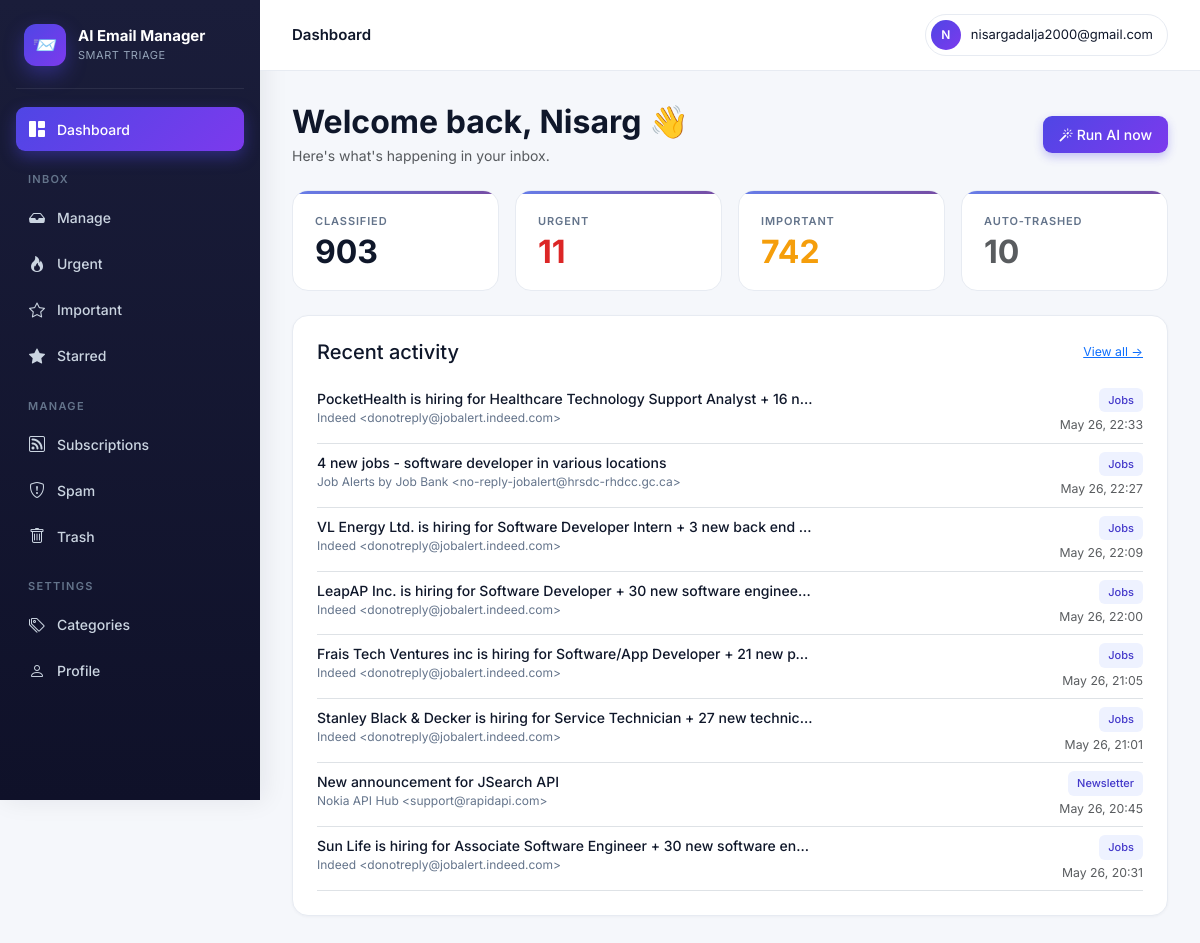
/accounts/dashboard/ (signed in), run on the app's committed database.
### accounts/models.py (models this page shows, shortened)
class ClassifiedEmail(models.Model):
    user            = models.ForeignKey(User, on_delete=models.CASCADE, related_name="classified_emails")
    gmail_id        = models.CharField(max_length=64)
    thread_id       = models.CharField(max_length=64, blank=True)
    subject         = models.CharField(max_length=500, blank=True)
    sender          = models.CharField(max_length=300, blank=True)
    sender_email    = models.CharField(max_length=200, blank=True)
    snippet         = models.TextField(blank=True)
    received_at     = models.DateTimeField(null=True, blank=True)
    category        = models.ForeignKey(EmailCategory, on_delete=models.SET_NULL, null=True, blank=True)
    custom_category = models.ForeignKey(UserCustomCategory, on_delete=models.SET_NULL, null=True, blank=True)
    importance      = models.IntegerField(default=3)
    is_urgent       = models.BooleanField(default=False)
    is_event        = models.BooleanField(default=False)
    event_when      = models.CharField(max_length=120, blank=True)
    reason          = models.TextField(blank=True)
    action_taken    = models.CharField(max_length=16, default="kept")
    unsubscribe_url = models.URLField(max_length=1000, blank=True)
    classified_at   = models.DateTimeField(auto_now_add=True)
    class Meta:
        unique_together = [("user", "gmail_id")]
        indexes = [models.Index(fields=["user", "-received_at"])]

class EmailCategory(models.Model):
    slug         = models.SlugField(max_length=64, unique=True)
    name         = models.CharField(max_length=120)
    short_label  = models.CharField(max_length=32)
    group        = models.CharField(max_length=64)
    description  = models.TextField(blank=True)
    default_tier = models.CharField(max_length=16, choices=TIER_CHOICES, default="normal")

### accounts/views.py (the view)
# urls.py: path("dashboard/",        views.dashboard,       name="dashboard"),
@login_required
def dashboard(request):
    profile = _ensure_profile(request)
    if not profile.onboarded:
        return redirect("onboarding_step1")
    if not hasattr(request.user, "google_account"):
        return redirect("google_start")
    stats = {
        "total":     ClassifiedEmail.objects.filter(user=request.user).count(),
        "important": ClassifiedEmail.objects.filter(user=request.user, importance__gte=4).count(),
        "urgent":    ClassifiedEmail.objects.filter(user=request.user, is_urgent=True).count(),
        "trashed":   ClassifiedEmail.objects.filter(user=request.user, action_taken="trashed").count(),
    }
    recent = (ClassifiedEmail.objects.filter(user=request.user)
              .select_related("category").order_by("-received_at")[:8])
    return render(request, "dashboard.html", {
        "google_acc": request.user.google_account, "profile": profile,
        "stats": stats, "recent": recent,
    })

### accounts/views.py (called while the page is built)
def _ensure_profile(request):
    profile, _ = UserProfile.objects.get_or_create(
        user=request.user, defaults={"full_name": request.user.get_full_name()},
    )
    return profile

### templates/dashboard.html
{% extends "base.html" %}{% block title %}Dashboard{% endblock %}
{% block topbar_title %}Dashboard{% endblock %}
{% block body %}
<div class="d-flex justify-content-between align-items-center mb-4">
  <div>
    <h2 class="mb-1 fw-bold">Welcome back{% if user.first_name %}, {{ user.first_name }}{% endif %} 👋</h2>
    <p class="text-muted mb-0">Here's what's happening in your inbox.</p>
  </div>
  <a href="{% url 'manage_emails' %}" class="btn btn-primary"><i class="bi bi-magic"></i> Run AI now</a>
</div>
<div class="row g-3 mb-4">
  <div class="col-md-3"><div class="stat-card"><div class="stat-label">Classified</div><div class="stat-value">{{ stats.total }}</div></div></div>
  <div class="col-md-3"><div class="stat-card"><div class="stat-label">Urgent</div><div class="stat-value" style="color:var(--critical)">{{ stats.urgent }}</div></div></div>
  <div class="col-md-3"><div class="stat-card"><div class="stat-label">Important</div><div class="stat-value" style="color:var(--important)">{{ stats.important }}</div></div></div>
  <div class="col-md-3"><div class="stat-card"><div class="stat-label">Auto-trashed</div><div class="stat-value text-muted">{{ stats.trashed }}</div></div></div>
</div>
<div class="card-modern">
  <div class="d-flex justify-content-between align-items-center mb-3">
    <h5 class="mb-0">Recent activity</h5>
    <a href="{% url 'manage_emails' %}" class="small">View all →</a>
  </div>
  {% for e in recent %}
    <a href="{% url 'email_detail' e.gmail_id %}" class="d-flex justify-content-between py-2 border-bottom text-decoration-none text-body">
      <div class="text-truncate" style="max-width:60%">
        <div class="subject text-truncate">{{ e.subject }}</div>
        <div class="sender text-truncate">{{ e.sender }}</div>
      </div>
      <div class="text-end">
        {% if e.category %}<span class="badge-cat">{{ e.category.short_label }}</span>{% endif %}
        <div class="small text-muted mt-1">{{ e.received_at|date:"M d, H:i" }}</div>
      </div>
    </a>
  {% empty %}
    <p class="text-muted text-center py-4 mb-0">No emails classified yet. <a href="{% url 'manage_emails' %}">Run AI →</a></p>
  {% endfor %}
</div>
{% endblock %}

### templates/base.html (shortened to what this page needs)
{% load static %}
<!doctype html>
<html lang="en">
<head>
<link href="https://cdn.jsdelivr.net/npm/bootstrap@5.3.3/dist/css/bootstrap.min.css" rel="stylesheet">
<link href="https://cdn.jsdelivr.net/npm/bootstrap-icons@1.11.3/font/bootstrap-icons.css" rel="stylesheet">
</head>
<body>
<div class="app-shell">
  <aside class="sidebar">
    <div class="brand">
      <div class="brand-logo">📨</div>
      <div>
        <div class="brand-name">AI Email Manager</div>
        <div class="brand-sub">Smart triage</div>
      </div>
    </div>
    <nav>
      <a class="side-link {% if request.resolver_match.url_name == 'dashboard' %}active{% endif %}" href="{% url 'dashboard' %}"><i class="bi bi-grid-1x2-fill"></i> Dashboard</a>
      <div class="side-section">Inbox</div>
      <a class="side-link {% if request.resolver_match.url_name == 'manage_emails' %}active{% endif %}" href="{% url 'manage_emails' %}"><i class="bi bi-inbox-fill"></i> Manage</a>
      <a class="side-link {% if request.resolver_match.url_name == 'urgent' %}active{% endif %}" href="{% url 'urgent' %}"><i class="bi bi-fire"></i> Urgent</a>
      <a class="side-link {% if request.resolver_match.url_name == 'important' %}active{% endif %}" href="{% url 'important' %}"><i class="bi bi-star"></i> Important</a>
      <a class="side-link {% if request.resolver_match.url_name == 'starred' %}active{% endif %}" href="{% url 'starred' %}"><i class="bi bi-star-fill"></i> Starred</a>
      <div class="side-section">Manage</div>
      <a class="side-link {% if request.resolver_match.url_name == 'subscriptions' %}active{% endif %}" href="{% url 'subscriptions' %}"><i class="bi bi-rss"></i> Subscriptions</a>
      <a class="side-link {% if request.resolver_match.url_name == 'spam' %}active{% endif %}" href="{% url 'spam' %}"><i class="bi bi-shield-exclamation"></i> Spam</a>
      <a class="side-link {% if request.resolver_match.url_name == 'trash' %}active{% endif %}" href="{% url 'trash' %}"><i class="bi bi-trash"></i> Trash</a>
      <div class="side-section">Settings</div>
      <a class="side-link {% if request.resolver_match.url_name == 'categories' %}active{% endif %}" href="{% url 'categories' %}"><i class="bi bi-tags"></i> Categories</a>
      <a class="side-link {% if request.resolver_match.url_name == 'profile' %}active{% endif %}" href="{% url 'profile' %}"><i class="bi bi-person"></i> Profile</a>
    </nav>
  </aside>
  <div class="main-wrap">
    <header class="topbar">
      <div class="topbar-title">{% block topbar_title %}{% endblock %}</div>
      <div class="dropdown">
        <button class="user-chip dropdown-toggle" data-bs-toggle="dropdown" aria-expanded="false">
          <span class="user-avatar">{{ user.email|slice:":1"|upper }}</span>
          <span class="d-none d-md-inline">{{ user.email }}</span>
        </button>
      </div>
    </header>
    <main class="main">
      {% block body %}{% endblock %}
    </main>
  </div>
</div>
</body>
</html>

### templates/base.html (style rules this page uses)
:root { --bg:#f5f7fb; --surface:#fff; --border:#e7ebf2; --text:#0f172a; --muted:#64748b; --primary:#4f46e5; --primary-2:#4338ca; --primary-light:#eef2ff; --critical:#dc2626; --important:#f59e0b; --normal:#3b82f6; --low:#94a3b8; --ignore:#475569; --gradient:linear-gradient(135deg,#667eea 0%,#764ba2 100%); --gradient-2:linear-gradient(135deg,#4f46e5 0%,#7c3aed 100%); }
* { box-sizing:border-box }
html,body { margin:0;padding:0 }
body { font-family:'Inter',-apple-system,BlinkMacSystemFont,'Segoe UI',sans-serif;background:var(--bg);color:var(--text);font-size:14px;line-height:1.5;-webkit-font-smoothing:antialiased }
.app-shell { display:flex;min-height:100vh }
.sidebar { width:260px;background:linear-gradient(180deg,#1a1d3a 0%,#0f1129 100%);color:#cbd5e1;padding:24px 16px;flex-shrink:0;position:sticky;top:0;height:100vh;overflow-y:auto;box-shadow:4px 0 24px rgba(15,23,42,.08) }
.brand { display:flex;align-items:center;gap:12px;padding:0 8px 22px;border-bottom:1px solid rgba(255,255,255,.08);margin-bottom:18px }
.brand-logo { width:42px;height:42px;background:var(--gradient-2);border-radius:12px;display:grid;place-items:center;font-size:20px;box-shadow:0 8px 20px rgba(79,70,229,.4) }
.brand-name { color:#fff;font-weight:700;font-size:15px;line-height:1.2 }
.brand-sub { color:#94a3b8;font-size:11px;letter-spacing:.05em;text-transform:uppercase;margin-top:2px }
.side-section { color:#64748b;font-size:11px;letter-spacing:.12em;text-transform:uppercase;padding:18px 12px 8px;font-weight:600 }
.side-link { display:flex;align-items:center;gap:11px;color:#cbd5e1;text-decoration:none;padding:10px 12px;border-radius:9px;font-size:14px;font-weight:500;transition:all .15s;margin-bottom:2px }
.side-link i { font-size:16px;width:18px;text-align:center }
.side-link.active { background:var(--gradient-2);color:#fff;box-shadow:0 6px 16px rgba(79,70,229,.4) }
.main-wrap { flex:1;min-width:0;background:var(--bg) }
.topbar { display:flex;align-items:center;justify-content:space-between;background:#fff;border-bottom:1px solid var(--border);padding:14px 32px;position:sticky;top:0;z-index:50;backdrop-filter:blur(10px) }
.topbar-title { font-weight:600;font-size:15px;color:var(--text) }
.user-chip { display:flex;align-items:center;gap:10px;background:#fff;border:1px solid var(--border);padding:5px 14px 5px 5px;border-radius:30px;cursor:pointer;font-size:13px;color:var(--text);transition:all .15s }
.user-chip::after { display:none }
.user-avatar { width:30px;height:30px;border-radius:50%;background:var(--gradient-2);color:#fff;font-weight:600;display:grid;place-items:center;font-size:12px }
.main { padding:32px;max-width:1400px }
.card-modern { background:#fff;border:1px solid var(--border);border-radius:16px;padding:24px;box-shadow:0 1px 3px rgba(15,23,42,.04) }
.stat-card { padding:22px;border-radius:16px;background:#fff;border:1px solid var(--border);position:relative;overflow:hidden }
.stat-card::before { content:'';position:absolute;top:0;left:0;right:0;height:3px;background:var(--gradient) }
.stat-label { font-size:11px;color:var(--muted);text-transform:uppercase;letter-spacing:.08em;font-weight:600 }
.stat-value { font-size:32px;font-weight:700;margin-top:6px;line-height:1 }
.btn { font-weight:500;border-radius:9px;padding:8px 16px;font-size:14px;transition:all .15s }
.btn-primary { background:var(--gradient-2);border:none;color:#fff;box-shadow:0 4px 10px rgba(79,70,229,.3) }
.subject { font-weight:500;color:var(--text) }
.sender { color:var(--muted);font-size:12px;margin-bottom:3px }
.badge-cat { background:#eef2ff;color:#4338ca;font-weight:500;font-size:11px;padding:4px 9px;border-radius:6px;display:inline-block }

### data on the page
ClassifiedEmail: subject "PocketHealth is hiring for Healthcare Technology Support Analyst + 16 n…", sender "Indeed <donotreply@jobalert.indeed.com>", category.short_label "Jobs", received_at "May 26, 22:33"
ClassifiedEmail: subject "4 new jobs - software developer in various locations", sender "Job Alerts by Job Bank <no-reply-jobalert@hrsdc-rhdcc.gc.ca>", category.short_label "Jobs", received_at "May 26, 22:27"
ClassifiedEmail: subject "VL Energy Ltd. is hiring for Software Developer Intern + 3 new back end…", sender "Indeed <donotreply@jobalert.indeed.com>", category.short_label "Jobs", received_at "May 26, 22:09"
ClassifiedEmail: subject "LeapAP Inc. is hiring for Software Developer + 30 new software enginee…", sender "Indeed <donotreply@jobalert.indeed.com>", category.short_label "Jobs", received_at "May 26, 22:00"
ClassifiedEmail: subject "Frais Tech Ventures inc is hiring for Software/App Developer + 21 new p…", sender "Indeed <donotreply@jobalert.indeed.com>", category.short_label "Jobs", received_at "May 26, 21:05"
ClassifiedEmail: subject "Stanley Black & Decker is hiring for Service Technician + 27 new technic…", sender "Indeed <donotreply@jobalert.indeed.com>", category.short_label "Jobs", received_at "May 26, 21:01"
ClassifiedEmail: subject "New announcement for JSearch API", sender "Nokia API Hub <support@rapidapi.com>", category.short_label "Newsletter", received_at "May 26, 20:45"
ClassifiedEmail: subject "Sun Life is hiring for Associate Software Engineer + 30 new software en…", sender "Indeed <donotreply@jobalert.indeed.com>", category.short_label "Jobs", received_at "May 26, 20:31"

### other printed values
{{ user.email|slice:":1"|upper }} "N"
{{ user.email }} "nisargadalja2000@gmail.com"
{{ user.first_name }} "Nisarg"
{{ stats.total }} "903"
{{ stats.urgent }} "11"
{{ stats.important }} "742"
{{ stats.trashed }} "10"
